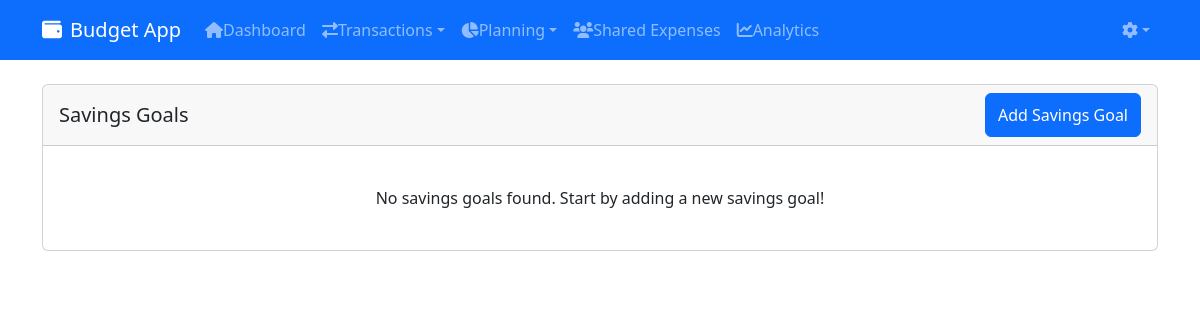
/savings-goals/ (signed in), run on an earlier commit of the app's database.
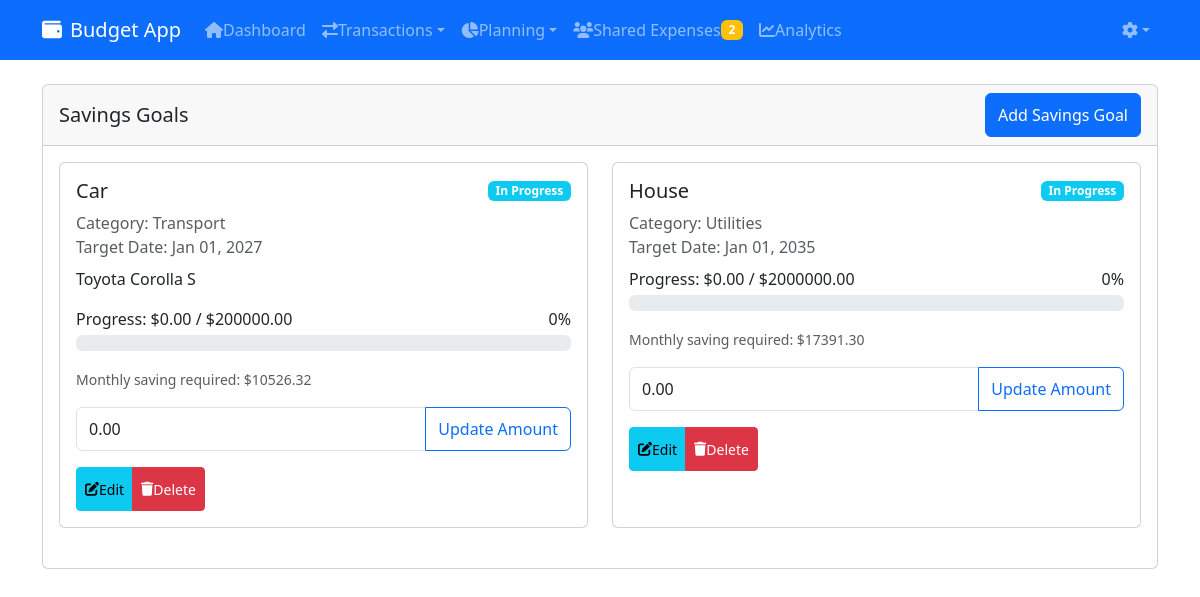
And on a later commit of the database.
### core/models.py (models this page shows, shortened)
class SavingsGoal(models.Model):
    STATUS_CHOICES = [
        ('in_progress', 'In Progress'),
        ('completed', 'Completed'),
        ('paused', 'Paused')
    ]
    user = models.ForeignKey(User, on_delete=models.CASCADE)
    name = models.CharField(max_length=100)
    target_amount = models.DecimalField(max_digits=10, decimal_places=2, validators=[MinValueValidator(Decimal('0.01'))])
    current_amount = models.DecimalField(max_digits=10, decimal_places=2, default=Decimal('0.00'))
    target_date = models.DateField()
    category = models.ForeignKey(Category, on_delete=models.SET_NULL, null=True, blank=True)
    description = models.TextField(blank=True)
    status = models.CharField(max_length=11, choices=STATUS_CHOICES, default='in_progress')
    created_at = models.DateTimeField(auto_now_add=True)
    updated_at = models.DateTimeField(auto_now=True)
    class Meta:
        ordering = ['target_date']
    @property
    def progress_percentage(self):
        if self.target_amount == 0:
            return 0
        return min(round((self.current_amount / self.target_amount) * 100), 100)
    @property
    def monthly_saving_required(self):
        if self.target_date < timezone.now().date():
            return Decimal('0.00')
        remaining_amount = self.target_amount - self.current_amount
        months_left = (self.target_date.year - timezone.now().date().year) * 12 + \
                     (self.target_date.month - timezone.now().date().month)
        if months_left <= 0:
            return remaining_amount
        return (remaining_amount / months_left).quantize(Decimal('.01'))

class Category(models.Model):
    TYPE_CHOICES = [
        ('income', 'Income'),
        ('expense', 'Expense')
    ]
    user = models.ForeignKey(User, on_delete=models.CASCADE)
    name = models.CharField(max_length=100)
    type = models.CharField(max_length=7, choices=TYPE_CHOICES)

### core/views.py (the view)
# urls.py: path('savings-goals/', views.SavingsGoalListView.as_view(), name='savings-goal-list'),
class SavingsGoalListView(LoginRequiredMixin, ListView):
    model = SavingsGoal
    template_name = 'core/savings_goal_list.html'
    context_object_name = 'savings_goals'
    def get_queryset(self):
        return SavingsGoal.objects.filter(user=self.request.user)

### core/templates/core/savings_goal_list.html (shortened to what this page needs)
{% extends 'core/base.html' %}
{% load budget_filters %}
{% block content %}
<div class="card">
    <div class="card-header d-flex justify-content-between align-items-center">
        <h5 class="mb-0">Savings Goals</h5>
        <a href="{% url 'savings-goal-create' %}" class="btn btn-primary">Add Savings Goal</a>
    </div>
    <div class="card-body">
        {% if savings_goals %}
            <div class="row">
                {% for goal in savings_goals %}
                <div class="col-md-6 mb-4">
                    <div class="card h-100">
                        <div class="card-body">
                            <div class="d-flex justify-content-between align-items-center mb-2">
                                <h5 class="card-title mb-0">{{ goal.name }}</h5>
                                <span class="badge {% if goal.status == 'completed' %}bg-success{% elif goal.status == 'paused' %}bg-warning{% else %}bg-info{% endif %}">
                                    {{ goal.get_status_display }}
                                </span>
                            </div>
                            <p class="text-muted mb-2">
                                {% if goal.category %}
                                Category: {{ goal.category.name }}<br>
                                {% endif %}
                                Target Date: {{ goal.target_date|date:"M d, Y" }}
                            </p>
                            {% if goal.description %}
                            <p class="card-text">{{ goal.description }}</p>
                            {% endif %}
                            <div class="d-flex justify-content-between mb-1">
                                <span>Progress: ${{ goal.current_amount|floatformat:2 }} / ${{ goal.target_amount|floatformat:2 }}</span>
                                <span>{{ goal.progress_percentage }}%</span>
                            </div>
                            <div class="progress mb-3">
                            </div>
                            <p class="mb-3">
                                <small class="text-muted">
                                    Monthly saving required: ${{ goal.monthly_saving_required|floatformat:2 }}
                                </small>
                            </p>
                            <form action="{% url 'savings-goal-update-amount' goal.pk %}" method="post" class="mb-3">
                                <div class="input-group">
                                    <input type="number" name="amount" class="form-control" value="{{ goal.current_amount }}" step="0.01" min="0">
                                    <button type="submit" class="btn btn-outline-primary">Update Amount</button>
                                </div>
                            </form>
                            <div class="btn-group">
                                <a href="{% url 'savings-goal-update' goal.pk %}" class="btn btn-sm btn-info">
                                    <i class="fas fa-edit"></i> Edit
                                </a>
                                <a href="{% url 'savings-goal-delete' goal.pk %}" class="btn btn-sm btn-danger">
                                    <i class="fas fa-trash"></i> Delete
                                </a>
                            </div>
                        </div>
                    </div>
                </div>
                {% endfor %}
            </div>
        {% else %}
            <div class="text-center py-4">
                <p class="mb-0">No savings goals found. Start by adding a new savings goal!</p>
            </div>
        {% endif %}
    </div>
</div>
{% endblock %}

### core/templates/core/base.html (shortened to what this page needs)
{% load static %}
<!DOCTYPE html>
<html lang="en" data-bs-theme="light">
<head>
    <link href="https://cdn.jsdelivr.net/npm/bootstrap@5.3.0/dist/css/bootstrap.min.css" rel="stylesheet">
    <link href="https://cdnjs.cloudflare.com/ajax/libs/font-awesome/6.0.0/css/all.min.css" rel="stylesheet">
</head>
<body>
    <nav class="navbar navbar-expand-lg navbar-dark bg-primary mb-4">
        <div class="container">
            <a class="navbar-brand" href="{% url 'dashboard' %}">
                <i class="fas fa-wallet me-2"></i>Budget App
            </a>
            <div class="collapse navbar-collapse" id="navbarNav">
                <ul class="navbar-nav">
                    <li class="nav-item">
                        <a class="nav-link" href="{% url 'dashboard' %}">
                            <i class="fas fa-home"></i> Dashboard
                        </a>
                    </li>
                    <li class="nav-item dropdown">
                        <a class="nav-link dropdown-toggle" href="#" role="button" data-bs-toggle="dropdown">
                            <i class="fas fa-exchange-alt"></i> Transactions
                        </a>
                    </li>
                    <li class="nav-item dropdown">
                        <a class="nav-link dropdown-toggle" href="#" role="button" data-bs-toggle="dropdown">
                            <i class="fas fa-chart-pie"></i> Planning
                        </a>
                    </li>
                    <li class="nav-item">
                        <a class="nav-link {% if request.resolver_match.url_name == 'expense-groups' %}active{% endif %}"
                           href="{% url 'expense-groups' %}">
                            <i class="fas fa-users"></i> Shared Expenses
                            {% with pending_count=request.user.expense_groups.all|length %}
                            {% if pending_count > 0 %}
                            <span class="badge bg-warning">{{ pending_count }}</span>
                            {% endif %}
                            {% endwith %}
                        </a>
                    </li>
                    <li class="nav-item">
                        <a class="nav-link {% if request.resolver_match.url_name == 'analytics' %}active{% endif %}"
                           href="{% url 'analytics' %}">
                            <i class="fas fa-chart-line"></i> Analytics
                        </a>
                    </li>
                </ul>
                <ul class="navbar-nav ms-auto">
                    <li class="nav-item dropdown">
                        <a class="nav-link dropdown-toggle" href="#" role="button" data-bs-toggle="dropdown">
                            <i class="fas fa-cog"></i>
                        </a>
                    </li>
                </ul>
            </div>
        </div>
    </nav>
    <div class="container mb-5">
        {% block content %}
        {% endblock %}
    </div>
</body>
</html>

### core/templates/core/base.html (style rules this page uses)
@media (hover: none) { .nav-link, .btn { min-height: 44px; min-width: 44px; display: flex; align-items: center; } }

What changed in the data, as far as the page shows it:
added SavingsGoal: name "Car", status "In Progress", category.name "Transport", target_date "Jan 01, 2027", description "Toyota Corolla S", current_amount "0.00", target_amount "200000.00", progress_percentage "0", monthly_saving_required "10526.32", amount "0.00"
added SavingsGoal: name "House", status "In Progress", category.name "Utilities", target_date "Jan 01, 2035", current_amount "0.00", target_amount "2000000.00", progress_percentage "0", monthly_saving_required "17391.30", amount "0.00"
Also different on the page:
{{ pending_count }}: (not shown) → "2"
text no longer shown: "No savings goals found. Start by adding a new savings goal!"
